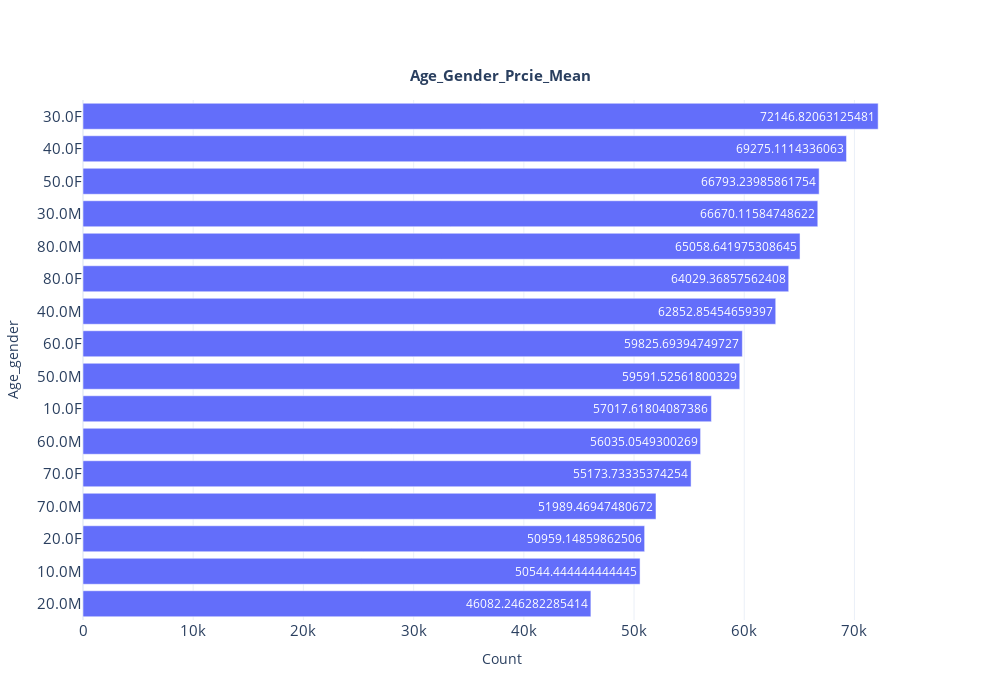

The notebook cell this image was saved under:
### Code cell
# 데이터프레임 생성
import numpy as np
import pandas as pd
# df = pd.DataFrame(np.random.rand(10, 2), columns=['A', 'B'])

#막대그래프 그리기
import plotly.graph_objects as go
fig = go.Figure()
fig.add_trace(
    go.Bar(
        x=df_age_gender_coount['price'], y=df_age_gender_coount['age_gender'], text=df_age_gender_coount['price'], textposition='auto',orientation='h'
    )
)
fig.update_layout(
    {
        "title": {
            "text": "<b>Age_Gender_Prcie_Mean</b>",
            "x": 0.5,
            "y": 0.9,
            "font": {
                "size": 15
            }
        },
        "xaxis": {
            "title": "Count",
            # "showticklabels":True,
            # "tick0": "2017-01-31",
            # "dtick": "M1",
            "tickfont": {
                "size": 15               
            }
        },
        "yaxis": {
            "title": "Age_gender",
            "tickfont": {
                "size": 15                
            }
        },
        "template":'plotly_white',
        "showlegend": False,
        "autosize":False,
        "width":1000,
        "height":700
    }
)

### Figure 1 — Plotly figure (JSON) as saved in the notebook; plotly's stock layout.template omitted (floating-point values rounded to 4 significant figures)
{"data": [{"orientation": "h", "text": [46080.0, 50540.0, 50960.0, 51990.0, 55170.0, 56040.0, 57020.0, 59590.0, 59830.0, 62850.0, 64030.0, 65060.0, 66670.0, 66790.0, 69280.0, 72150.0], "textposition": "auto", "type": "bar", "x": [46080.0, 50540.0, 50960.0, 51990.0, 55170.0, 56040.0, 57020.0, 59590.0, 59830.0, 62850.0, 64030.0, 65060.0, 66670.0, 66790.0, 69280.0, 72150.0], "y": ["20.0M", "10.0M", "20.0F", "70.0M", "70.0F", "60.0M", "10.0F", "50.0M", "60.0F", "40.0M", "80.0F", "80.0M", "30.0M", "50.0F", "40.0F", "30.0F"]}], "layout": {"autosize": false, "height": 700, "showlegend": false, "title": {"font": {"size": 15}, "text": "<b>Age_Gender_Prcie_Mean</b>", "x": 0.5, "y": 0.9}, "width": 1000, "xaxis": {"autorange": true, "range": [0, 75940.0], "tickfont": {"size": 15}, "title": {"text": "Count"}, "type": "linear"}, "yaxis": {"autorange": true, "range": [-0.5, 15.5], "tickfont": {"size": 15}, "title": {"text": "Age_gender"}, "type": "category"}}}
